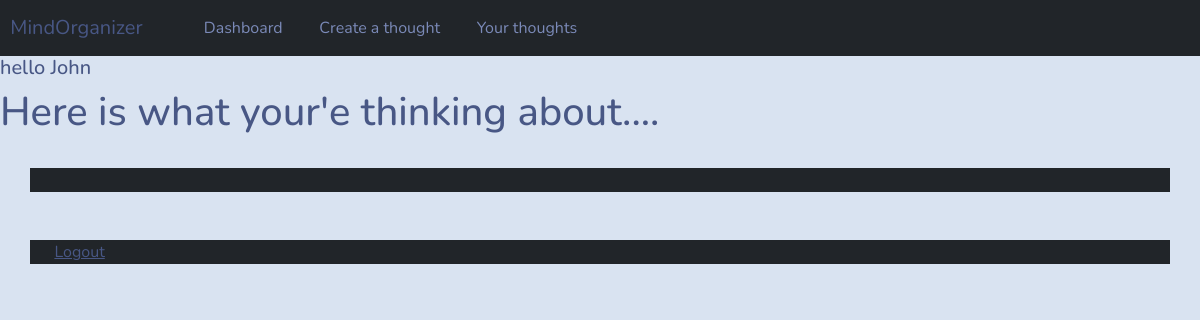
Page /yourThoughts/ (signed in) on the earlier database version.
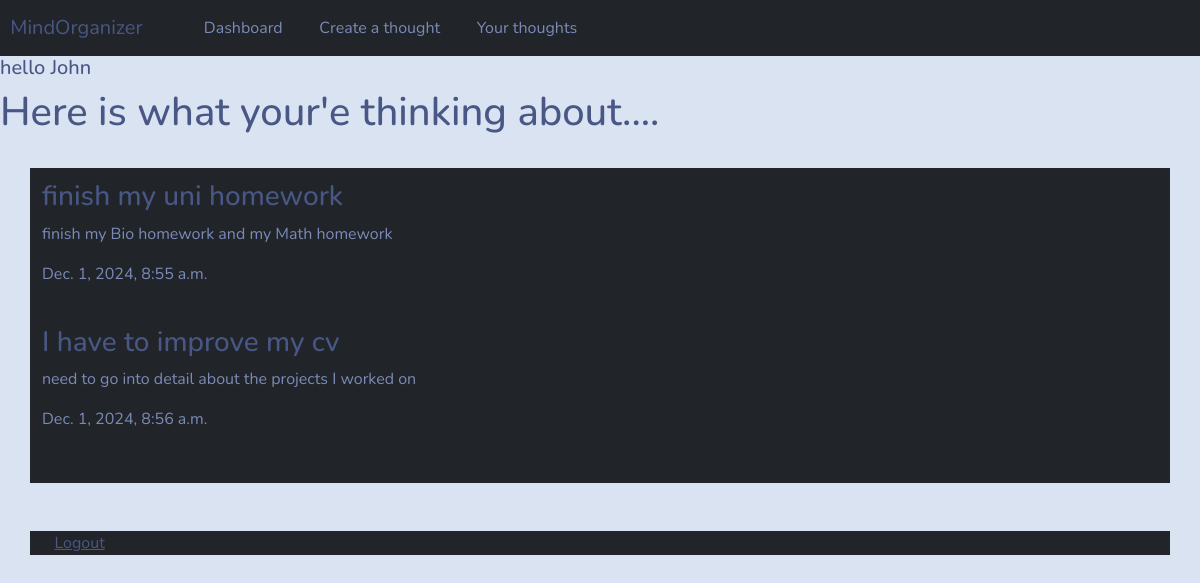
Same page on the later database version.
### MindOrganizer/models.py (models this page shows)
class Thought(models.Model):
    title = models.CharField(max_length=100)
    content = models.CharField(max_length=400)
    date_posted = models.DateTimeField(auto_now_add=True)
    author = models.ForeignKey(User, on_delete=models.CASCADE, null=True)

### MindOrganizer/views.py (the view)
# urls.py: path('yourThoughts/', views.yourThoughts , name='yourThoughts'),
@login_required(login_url='login')
def yourThoughts(request):
    currentUser = request.user.id
    thoughts = Thought.objects.filter(author=currentUser)
    context = {'thoughts':thoughts}
    return render(request, 'MindOrganizer/yourThoughts.html', context)

### MindOrganizer/templates/MindOrganizer/yourThoughts.html (shortened to what this page needs)
<!DOCTYPE html>
<html lang="en">
    <head>
        <link rel="stylesheet" type="text/css" href="https://bootswatch.com/5/morph/bootstrap.min.css">
    </head>
    <body>
         <nav class="navbar navbar-expand-lg navbar-light bg-dark justify-content-center">
            <a class="navbar-brand main-heading">
              &nbsp; MindOrganizer
            </a>
              <div class="collapse navbar-collapse text-center" id="navbarNavDropdown">
                <ul class="navbar-nav ml-auto">
                  <li class="nav-item">
                    <a class="nav-link"  href="{% url 'dashboard'%}">Dashboard</a>
                  </li>
                  <li class="nav-item">
                    <a class="nav-link"  href="{% url 'createThought'%}" >Create a thought</a>
                  </li>
                  <li class="nav-item">
                    <a class="nav-link"   href="{% url 'yourThoughts'%}" >Your thoughts</a>
                  </li>
                </ul>
              </div>
        </nav>
        <h5> hello {{user}}</h5>
        <h1>   Here is what your'e thinking about....</h1>
        <br>
          <div class="container bg-dark shadow-md" style ='padding: 1%;'>
          {%for thought in thoughts%}
                <h3>{{thought.title}}</h3>
                <p>{{thought.content}}</p>
                <p>{{thought.date_posted}}</p>
            <br>
          {%endfor%}
          </div>
        <br><br>
        <div class="container bg-dark shadow-md">&nbsp;&nbsp;&nbsp;<a href =  "{%url 'logout'%}">Logout</a></div>
    </body>
</html>

Differences in the rows shown:
added Thought: title "finish my uni homework", content "finish my Bio homework and my Math homework", date_posted "Dec. 1, 2024, 8:55 a.m."
added Thought: title "I have to improve my cv", content "need to go into detail about the projects I worked on", date_posted "Dec. 1, 2024, 8:56 a.m."
